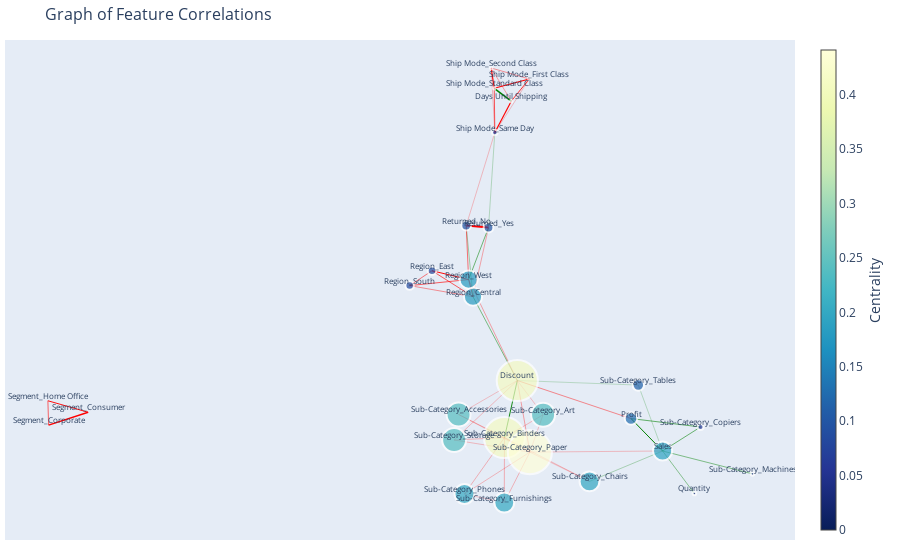

This figure's notebook cell:
### Code cell
ea.GraphFromAdjacencyMatrix(
        df_adjacency=filtered_df["corr_filtered"].fillna(0),centrality='eigenvector').plot_plotly()

### Figure 1 — Plotly figure (JSON) as saved in the notebook; plotly's stock layout.template omitted (floating-point values rounded to 4 significant figures)
{"data": [{"line": {"color": "green", "width": 0.4203}, "mode": "lines", "type": "scatter", "x": [0.4037, 0.4763, null], "y": [-0.3765, -0.5252, null]}, {"line": {"color": "green", "width": 0.9876}, "mode": "lines", "type": "scatter", "x": [0.4037, 0.3316, null], "y": [-0.3765, -0.263, null]}, {"line": {"color": "green", "width": 0.2787}, "mode": "lines", "type": "scatter", "x": [0.4037, 0.2368, null], "y": [-0.3765, -0.483, null]}, {"line": {"color": "green", "width": 0.5564}, "mode": "lines", "type": "scatter", "x": [0.4037, 0.4903, null], "y": [-0.3765, -0.2925, null]}, {"line": {"color": "green", "width": 0.462}, "mode": "lines", "type": "scatter", "x": [0.4037, 0.609, null], "y": [-0.3765, -0.4566, null]}, {"line": {"color": "red", "width": 0.2273}, "mode": "lines", "type": "scatter", "x": [0.4037, 0.1006, null], "y": [-0.3765, -0.3804, null]}, {"line": {"color": "green", "width": 0.2287}, "mode": "lines", "type": "scatter", "x": [0.4037, 0.3483, null], "y": [-0.3765, -0.1458, null]}, {"line": {"color": "red", "width": 0.4387}, "mode": "lines", "type": "scatter", "x": [0.07188, 0.3316, null], "y": [-0.1297, -0.263, null]}, {"line": {"color": "green", "width": 0.4836}, "mode": "lines", "type": "scatter", "x": [0.07188, -0.0292, null], "y": [-0.1297, 0.1635, null]}, {"line": {"color": "red", "width": 0.3362}, "mode": "lines", "type": "scatter", "x": [0.07188, -0.03921, null], "y": [-0.1297, 0.2236, null]}, {"line": {"color": "red", "width": 0.2171}, "mode": "lines", "type": "scatter", "x": [0.07188, -0.06219, null], "y": [-0.1297, -0.2486, null]}, {"line": {"color": "red", "width": 0.2222}, "mode": "lines", "type": "scatter", "x": [0.07188, 0.1308, null], "y": [-0.1297, -0.2496, null]}, {"line": {"color": "green", "width": 0.9114}, "mode": "lines", "type": "scatter", "x": [0.07188, 0.04263, null], "y": [-0.1297, -0.3296, null]}, {"line": {"color": "red", "width": 0.3412}, "mode": "lines", "type": "scatter", "x": [0.07188, 0.1006, null], "y": [-0.1297, -0.3804, null]}, {"line": {"color": "red", "width": 0.2415}, "mode": "lines", "type": "scatter", "x": [0.07188, -0.07233, null], "y": [-0.1297, -0.3381, null]}, {"line": {"color": "green", "width": 0.2057}, "mode": "lines", "type": "scatter", "x": [0.07188, 0.3483, null], "y": [-0.1297, -0.1458, null]}, {"line": {"color": "green", "width": 0.5842}, "mode": "lines", "type": "scatter", "x": [0.3316, 0.4903, null], "y": [-0.263, -0.2925, null]}, {"line": {"color": "red", "width": 0.8162}, "mode": "lines", "type": "scatter", "x": [0.05806, 0.09924, null], "y": [0.848, 0.9256, null]}, {"line": {"color": "red", "width": 1.159}, "mode": "lines", "type": "scatter", "x": [0.05806, 0.02059, null], "y": [0.848, 0.738, null]}, {"line": {"color": "red", "width": 0.3426}, "mode": "lines", "type": "scatter", "x": [0.05806, 0.01234, null], "y": [0.848, 0.964, null]}, {"line": {"color": "green", "width": 1.471}, "mode": "lines", "type": "scatter", "x": [0.05806, 0.01928, null], "y": [0.848, 0.8928, null]}, {"line": {"color": "red", "width": 0.2353}, "mode": "lines", "type": "scatter", "x": [0.09924, 0.02059, null], "y": [0.9256, 0.738, null]}, {"line": {"color": "red", "width": 0.4082}, "mode": "lines", "type": "scatter", "x": [0.09924, 0.01234, null], "y": [0.9256, 0.964, null]}, {"line": {"color": "red", "width": 1.041}, "mode": "lines", "type": "scatter", "x": [0.09924, 0.01928, null], "y": [0.9256, 0.8928, null]}, {"line": {"color": "red", "width": 0.2566}, "mode": "lines", "type": "scatter", "x": [0.02059, 0.01234, null], "y": [0.738, 0.964, null]}, {"line": {"color": "red", "width": 0.6544}, "mode": "lines", "type": "scatter", "x": [0.02059, 0.01928, null], "y": [0.738, 0.8928, null]}, {"line": {"color": "red", "width": 0.2351}, "mode": "lines", "type": "scatter", "x": [0.02059, -0.04483, null], "y": [0.738, 0.4124, null]}, {"line": {"color": "green", "width": 0.2351}, "mode": "lines", "type": "scatter", "x": [0.02059, 0.006179, null], "y": [0.738, 0.4053, null]}, {"line": {"color": "red", "width": 1.135}, "mode": "lines", "type": "scatter", "x": [0.01234, 0.01928, null], "y": [0.964, 0.8928, null]}, {"line": {"color": "red", "width": 1.405}, "mode": "lines", "type": "scatter", "x": [-0.908, -0.9983, null], "y": [-0.2409, -0.286, null]}, {"line": {"color": "red", "width": 0.9478}, "mode": "lines", "type": "scatter", "x": [-0.908, -1, null], "y": [-0.2409, -0.2006, null]}, {"line": {"color": "red", "width": 0.5874}, "mode": "lines", "type": "scatter", "x": [-0.9983, -1, null], "y": [-0.286, -0.2006, null]}, {"line": {"color": "red", "width": 0.6318}, "mode": "lines", "type": "scatter", "x": [-0.0292, -0.1229, null], "y": [0.1635, 0.2544, null]}, {"line": {"color": "red", "width": 0.4123}, "mode": "lines", "type": "scatter", "x": [-0.0292, -0.1739, null], "y": [0.1635, 0.2023, null]}, {"line": {"color": "red", "width": 0.767}, "mode": "lines", "type": "scatter", "x": [-0.0292, -0.03921, null], "y": [0.1635, 0.2236, null]}, {"line": {"color": "green", "width": 0.3272}, "mode": "lines", "type": "scatter", "x": [-0.0292, -0.04483, null], "y": [0.1635, 0.4124, null]}, {"line": {"color": "red", "width": 0.3272}, "mode": "lines", "type": "scatter", "x": [-0.0292, 0.006179, null], "y": [0.1635, 0.4053, null]}, {"line": {"color": "red", "width": 0.5197}, "mode": "lines", "type": "scatter", "x": [-0.1229, -0.1739, null], "y": [0.2544, 0.2023, null]}, {"line": {"color": "red", "width": 0.9668}, "mode": "lines", "type": "scatter", "x": [-0.1229, -0.03921, null], "y": [0.2544, 0.2236, null]}, {"line": {"color": "red", "width": 0.631}, "mode": "lines", "type": "scatter", "x": [-0.1739, -0.03921, null], "y": [0.2023, 0.2236, null]}, {"line": {"color": "red", "width": 0.5351}, "mode": "lines", "type": "scatter", "x": [-0.03921, -0.04483, null], "y": [0.2236, 0.4124, null]}, {"line": {"color": "green", "width": 0.5351}, "mode": "lines", "type": "scatter", "x": [-0.03921, 0.006179, null], "y": [0.2236, 0.4053, null]}, {"line": {"color": "red", "width": 0.247}, "mode": "lines", "type": "scatter", "x": [-0.06219, 0.04263, null], "y": [-0.2486, -0.3296, null]}, {"line": {"color": "red", "width": 0.2308}, "mode": "lines", "type": "scatter", "x": [-0.06219, 0.1006, null], "y": [-0.2486, -0.3804, null]}, {"line": {"color": "red", "width": 0.245}, "mode": "lines", "type": "scatter", "x": [0.1308, 0.04263, null], "y": [-0.2496, -0.3296, null]}, {"line": {"color": "red", "width": 0.2289}, "mode": "lines", "type": "scatter", "x": [0.1308, 0.1006, null], "y": [-0.2496, -0.3804, null]}, {"line": {"color": "red", "width": 0.2261}, "mode": "lines", "type": "scatter", "x": [0.04263, 0.2368, null], "y": [-0.3296, -0.483, null]}, {"line": {"color": "red", "width": 0.2786}, "mode": "lines", "type": "scatter", "x": [0.04263, 0.04216, null], "y": [-0.3296, -0.557, null]}, {"line": {"color": "red", "width": 0.3442}, "mode": "lines", "type": "scatter", "x": [0.04263, 0.1006, null], "y": [-0.3296, -0.3804, null]}, {"line": {"color": "red", "width": 0.2698}, "mode": "lines", "type": "scatter", "x": [0.04263, -0.04877, null], "y": [-0.3296, -0.5271, null]}, {"line": {"color": "red", "width": 0.2562}, "mode": "lines", "type": "scatter", "x": [0.04263, -0.07233, null], "y": [-0.3296, -0.3381, null]}, {"line": {"color": "red", "width": 0.2113}, "mode": "lines", "type": "scatter", "x": [0.2368, 0.1006, null], "y": [-0.483, -0.3804, null]}, {"line": {"color": "red", "width": 0.2603}, "mode": "lines", "type": "scatter", "x": [0.04216, 0.1006, null], "y": [-0.557, -0.3804, null]}, {"line": {"color": "red", "width": 0.2041}, "mode": "lines", "type": "scatter", "x": [0.04216, -0.04877, null], "y": [-0.557, -0.5271, null]}, {"line": {"color": "red", "width": 0.2521}, "mode": "lines", "type": "scatter", "x": [0.1006, -0.04877, null], "y": [-0.3804, -0.5271, null]}, {"line": {"color": "red", "width": 0.2393}, "mode": "lines", "type": "scatter", "x": [0.1006, -0.07233, null], "y": [-0.3804, -0.3381, null]}, {"line": {"color": "red", "width": 2}, "mode": "lines", "type": "scatter", "x": [-0.04483, 0.006179, null], "y": [0.4124, 0.4053, null]}, {"hoverinfo": "text", "hoverlabel": {"bgcolor": "green"}, "marker": {"opacity": 0}, "mode": "markers", "text": "Correlation between: Quantity and Sales<br>Correlation Coefficient: 0.21015579188371805", "type": "scatter", "x": [0.44], "y": [-0.4508]}, {"hoverinfo": "text", "hoverlabel": {"bgcolor": "green"}, "marker": {"opacity": 0}, "mode": "markers", "text": "Correlation between: Profit and Sales<br>Correlation Coefficient: 0.493813856494015", "type": "scatter", "x": [0.3676], "y": [-0.3197]}, {"hoverinfo": "text", "hoverlabel": {"bgcolor": "green"}, "marker": {"opacity": 0}, "mode": "markers", "text": "Correlation between: Sub-Category_Chairs and Sales<br>Correlation Coefficient: 0.13935798388079854", "type": "scatter", "x": [0.3202], "y": [-0.4297]}, {"hoverinfo": "text", "hoverlabel": {"bgcolor": "green"}, "marker": {"opacity": 0}, "mode": "markers", "text": "Correlation between: Sub-Category_Copiers and Sales<br>Correlation Coefficient: 0.27821147994891704", "type": "scatter", "x": [0.447], "y": [-0.3345]}, {"hoverinfo": "text", "hoverlabel": {"bgcolor": "green"}, "marker": {"opacity": 0}, "mode": "markers", "text": "Correlation between: Sub-Category_Machines and Sales<br>Correlation Coefficient: 0.23097764860329867", "type": "scatter", "x": [0.5063], "y": [-0.4165]}, {"hoverinfo": "text", "hoverlabel": {"bgcolor": "red"}, "marker": {"opacity": 0}, "mode": "markers", "text": "Correlation between: Sub-Category_Paper and Sales<br>Correlation Coefficient: -0.11365341437554285", "type": "scatter", "x": [0.2521], "y": [-0.3784]}, {"hoverinfo": "text", "hoverlabel": {"bgcolor": "green"}, "marker": {"opacity": 0}, "mode": "markers", "text": "Correlation between: Sub-Category_Tables and Sales<br>Correlation Coefficient: 0.1143640136829423", "type": "scatter", "x": [0.376], "y": [-0.2612]}, {"hoverinfo": "text", "hoverlabel": {"bgcolor": "red"}, "marker": {"opacity": 0}, "mode": "markers", "text": "Correlation between: Profit and Discount<br>Correlation Coefficient: -0.21933567856415018", "type": "scatter", "x": [0.2017], "y": [-0.1963]}, {"hoverinfo": "text", "hoverlabel": {"bgcolor": "green"}, "marker": {"opacity": 0}, "mode": "markers", "text": "Correlation between: Region_Central and Discount<br>Correlation Coefficient: 0.24182175319888405", "type": "scatter", "x": [0.02134], "y": [0.01691]}, {"hoverinfo": "text", "hoverlabel": {"bgcolor": "red"}, "marker": {"opacity": 0}, "mode": "markers", "text": "Correlation between: Region_West and Discount<br>Correlation Coefficient: -0.16808062235934454", "type": "scatter", "x": [0.01634], "y": [0.04695]}, {"hoverinfo": "text", "hoverlabel": {"bgcolor": "red"}, "marker": {"opacity": 0}, "mode": "markers", "text": "Correlation between: Sub-Category_Accessories and Discount<br>Correlation Coefficient: -0.10856954959656695", "type": "scatter", "x": [0.004843], "y": [-0.1892]}, {"hoverinfo": "text", "hoverlabel": {"bgcolor": "red"}, "marker": {"opacity": 0}, "mode": "markers", "text": "Correlation between: Sub-Category_Art and Discount<br>Correlation Coefficient: -0.11111804722667439", "type": "scatter", "x": [0.1013], "y": [-0.1896]}, {"hoverinfo": "text", "hoverlabel": {"bgcolor": "green"}, "marker": {"opacity": 0}, "mode": "markers", "text": "Correlation between: Sub-Category_Binders and Discount<br>Correlation Coefficient: 0.45568671351556034", "type": "scatter", "x": [0.05725], "y": [-0.2296]}, {"hoverinfo": "text", "hoverlabel": {"bgcolor": "red"}, "marker": {"opacity": 0}, "mode": "markers", "text": "Correlation between: Sub-Category_Paper and Discount<br>Correlation Coefficient: -0.1706241527096312", "type": "scatter", "x": [0.08623], "y": [-0.255]}, {"hoverinfo": "text", "hoverlabel": {"bgcolor": "red"}, "marker": {"opacity": 0}, "mode": "markers", "text": "Correlation between: Sub-Category_Storage and Discount<br>Correlation Coefficient: -0.12073766795431493", "type": "scatter", "x": [-0.0002281], "y": [-0.2339]}, {"hoverinfo": "text", "hoverlabel": {"bgcolor": "green"}, "marker": {"opacity": 0}, "mode": "markers", "text": "Correlation between: Sub-Category_Tables and Discount<br>Correlation Coefficient: 0.10283168702240666", "type": "scatter", "x": [0.2101], "y": [-0.1378]}, {"hoverinfo": "text", "hoverlabel": {"bgcolor": "green"}, "marker": {"opacity": 0}, "mode": "markers", "text": "Correlation between: Sub-Category_Copiers and Profit<br>Correlation Coefficient: 0.2921240294907555", "type": "scatter", "x": [0.4109], "y": [-0.2777]}, {"hoverinfo": "text", "hoverlabel": {"bgcolor": "red"}, "marker": {"opacity": 0}, "mode": "markers", "text": "Correlation between: Ship Mode_First Class and Days Until Shipping<br>Correlation Coefficient: -0.4081141744486515", "type": "scatter", "x": [0.07865], "y": [0.8868]}, {"hoverinfo": "text", "hoverlabel": {"bgcolor": "red"}, "marker": {"opacity": 0}, "mode": "markers", "text": "Correlation between: Ship Mode_Same Day and Days Until Shipping<br>Correlation Coefficient: -0.5793802110770249", "type": "scatter", "x": [0.03933], "y": [0.793]}, {"hoverinfo": "text", "hoverlabel": {"bgcolor": "red"}, "marker": {"opacity": 0}, "mode": "markers", "text": "Correlation between: Ship Mode_Second Class and Days Until Shipping<br>Correlation Coefficient: -0.1713235957166159", "type": "scatter", "x": [0.0352], "y": [0.906]}, {"hoverinfo": "text", "hoverlabel": {"bgcolor": "green"}, "marker": {"opacity": 0}, "mode": "markers", "text": "Correlation between: Ship Mode_Standard Class and Days Until Shipping<br>Correlation Coefficient: 0.7355028971404195", "type": "scatter", "x": [0.03867], "y": [0.8704]}, {"hoverinfo": "text", "hoverlabel": {"bgcolor": "red"}, "marker": {"opacity": 0}, "mode": "markers", "text": "Correlation between: Ship Mode_Same Day and Ship Mode_First Class<br>Correlation Coefficient: -0.11766095825080661", "type": "scatter", "x": [0.05991], "y": [0.8318]}, {"hoverinfo": "text", "hoverlabel": {"bgcolor": "red"}, "marker": {"opacity": 0}, "mode": "markers", "text": "Correlation between: Ship Mode_Second Class and Ship Mode_First Class<br>Correlation Coefficient: -0.20409738477515105", "type": "scatter", "x": [0.05579], "y": [0.9448]}, {"hoverinfo": "text", "hoverlabel": {"bgcolor": "red"}, "marker": {"opacity": 0}, "mode": "markers", "text": "Correlation between: Ship Mode_Standard Class and Ship Mode_First Class<br>Correlation Coefficient: -0.5205821431260013", "type": "scatter", "x": [0.05926], "y": [0.9092]}, {"hoverinfo": "text", "hoverlabel": {"bgcolor": "red"}, "marker": {"opacity": 0}, "mode": "markers", "text": "Correlation between: Ship Mode_Second Class and Ship Mode_Same Day<br>Correlation Coefficient: -0.12827735870795537", "type": "scatter", "x": [0.01647], "y": [0.851]}, {"hoverinfo": "text", "hoverlabel": {"bgcolor": "red"}, "marker": {"opacity": 0}, "mode": "markers", "text": "Correlation between: Ship Mode_Standard Class and Ship Mode_Same Day<br>Correlation Coefficient: -0.32719136692662043", "type": "scatter", "x": [0.01993], "y": [0.8154]}, {"hoverinfo": "text", "hoverlabel": {"bgcolor": "red"}, "marker": {"opacity": 0}, "mode": "markers", "text": "Correlation between: Returned_No and Ship Mode_Same Day<br>Correlation Coefficient: -0.11755205692729095", "type": "scatter", "x": [-0.01212], "y": [0.5752]}, {"hoverinfo": "text", "hoverlabel": {"bgcolor": "green"}, "marker": {"opacity": 0}, "mode": "markers", "text": "Correlation between: Returned_Yes and Ship Mode_Same Day<br>Correlation Coefficient: 0.11755205692729111", "type": "scatter", "x": [0.01338], "y": [0.5717]}, {"hoverinfo": "text", "hoverlabel": {"bgcolor": "red"}, "marker": {"opacity": 0}, "mode": "markers", "text": "Correlation between: Ship Mode_Standard Class and Ship Mode_Second Class<br>Correlation Coefficient: -0.5675536159444174", "type": "scatter", "x": [0.01581], "y": [0.9284]}, {"hoverinfo": "text", "hoverlabel": {"bgcolor": "red"}, "marker": {"opacity": 0}, "mode": "markers", "text": "Correlation between: Segment_Corporate and Segment_Consumer<br>Correlation Coefficient: -0.7025288140994909", "type": "scatter", "x": [-0.9532], "y": [-0.2635]}, {"hoverinfo": "text", "hoverlabel": {"bgcolor": "red"}, "marker": {"opacity": 0}, "mode": "markers", "text": "Correlation between: Segment_Home Office and Segment_Consumer<br>Correlation Coefficient: -0.47392235949938116", "type": "scatter", "x": [-0.954], "y": [-0.2208]}, {"hoverinfo": "text", "hoverlabel": {"bgcolor": "red"}, "marker": {"opacity": 0}, "mode": "markers", "text": "Correlation between: Segment_Home Office and Segment_Corporate<br>Correlation Coefficient: -0.2937157985897767", "type": "scatter", "x": [-0.9992], "y": [-0.2433]}, {"hoverinfo": "text", "hoverlabel": {"bgcolor": "red"}, "marker": {"opacity": 0}, "mode": "markers", "text": "Correlation between: Region_East and Region_Central<br>Correlation Coefficient: -0.3158993144203797", "type": "scatter", "x": [-0.07605], "y": [0.209]}, {"hoverinfo": "text", "hoverlabel": {"bgcolor": "red"}, "marker": {"opacity": 0}, "mode": "markers", "text": "Correlation between: Region_South and Region_Central<br>Correlation Coefficient: -0.20616841593889246", "type": "scatter", "x": [-0.1015], "y": [0.1829]}, {"hoverinfo": "text", "hoverlabel": {"bgcolor": "red"}, "marker": {"opacity": 0}, "mode": "markers", "text": "Correlation between: Region_West and Region_Central<br>Correlation Coefficient: -0.38349589610174234", "type": "scatter", "x": [-0.0342], "y": [0.1936]}, {"hoverinfo": "text", "hoverlabel": {"bgcolor": "green"}, "marker": {"opacity": 0}, "mode": "markers", "text": "Correlation between: Returned_No and Region_Central<br>Correlation Coefficient: 0.16358342582279226", "type": "scatter", "x": [-0.03701], "y": [0.288]}, {"hoverinfo": "text", "hoverlabel": {"bgcolor": "red"}, "marker": {"opacity": 0}, "mode": "markers", "text": "Correlation between: Returned_Yes and Region_Central<br>Correlation Coefficient: -0.16358342582279242", "type": "scatter", "x": [-0.01151], "y": [0.2844]}, {"hoverinfo": "text", "hoverlabel": {"bgcolor": "red"}, "marker": {"opacity": 0}, "mode": "markers", "text": "Correlation between: Region_South and Region_East<br>Correlation Coefficient: -0.2598700286580012", "type": "scatter", "x": [-0.1484], "y": [0.2284]}, {"hoverinfo": "text", "hoverlabel": {"bgcolor": "red"}, "marker": {"opacity": 0}, "mode": "markers", "text": "Correlation between: Region_West and Region_East<br>Correlation Coefficient: -0.48338679354127545", "type": "scatter", "x": [-0.08105], "y": [0.239]}, {"hoverinfo": "text", "hoverlabel": {"bgcolor": "red"}, "marker": {"opacity": 0}, "mode": "markers", "text": "Correlation between: Region_West and Region_South<br>Correlation Coefficient: -0.3154773845997187", "type": "scatter", "x": [-0.1065], "y": [0.213]}, {"hoverinfo": "text", "hoverlabel": {"bgcolor": "red"}, "marker": {"opacity": 0}, "mode": "markers", "text": "Correlation between: Returned_No and Region_West<br>Correlation Coefficient: -0.2675365581660129", "type": "scatter", "x": [-0.04202], "y": [0.318]}, {"hoverinfo": "text", "hoverlabel": {"bgcolor": "green"}, "marker": {"opacity": 0}, "mode": "markers", "text": "Correlation between: Returned_Yes and Region_West<br>Correlation Coefficient: 0.26753655816601335", "type": "scatter", "x": [-0.01651], "y": [0.3145]}, {"hoverinfo": "text", "hoverlabel": {"bgcolor": "red"}, "marker": {"opacity": 0}, "mode": "markers", "text": "Correlation between: Sub-Category_Binders and Sub-Category_Accessories<br>Correlation Coefficient: -0.12349523038334223", "type": "scatter", "x": [-0.009781], "y": [-0.2891]}, {"hoverinfo": "text", "hoverlabel": {"bgcolor": "red"}, "marker": {"opacity": 0}, "mode": "markers", "text": "Correlation between: Sub-Category_Paper and Sub-Category_Accessories<br>Correlation Coefficient: -0.11537813377592346", "type": "scatter", "x": [0.01919], "y": [-0.3145]}, {"hoverinfo": "text", "hoverlabel": {"bgcolor": "red"}, "marker": {"opacity": 0}, "mode": "markers", "text": "Correlation between: Sub-Category_Binders and Sub-Category_Art<br>Correlation Coefficient: -0.12252257214019888", "type": "scatter", "x": [0.08671], "y": [-0.2896]}, {"hoverinfo": "text", "hoverlabel": {"bgcolor": "red"}, "marker": {"opacity": 0}, "mode": "markers", "text": "Correlation between: Sub-Category_Paper and Sub-Category_Art<br>Correlation Coefficient: -0.11446940643036303", "type": "scatter", "x": [0.1157], "y": [-0.315]}, {"hoverinfo": "text", "hoverlabel": {"bgcolor": "red"}, "marker": {"opacity": 0}, "mode": "markers", "text": "Correlation between: Sub-Category_Chairs and Sub-Category_Binders<br>Correlation Coefficient: -0.113064225625961", "type": "scatter", "x": [0.1397], "y": [-0.4063]}, {"hoverinfo": "text", "hoverlabel": {"bgcolor": "red"}, "marker": {"opacity": 0}, "mode": "markers", "text": "Correlation between: Sub-Category_Furnishings and Sub-Category_Binders<br>Correlation Coefficient: -0.1393155135030875", "type": "scatter", "x": [0.04239], "y": [-0.4433]}, {"hoverinfo": "text", "hoverlabel": {"bgcolor": "red"}, "marker": {"opacity": 0}, "mode": "markers", "text": "Correlation between: Sub-Category_Paper and Sub-Category_Binders<br>Correlation Coefficient: -0.1720911985121264", "type": "scatter", "x": [0.0716], "y": [-0.355]}, {"hoverinfo": "text", "hoverlabel": {"bgcolor": "red"}, "marker": {"opacity": 0}, "mode": "markers", "text": "Correlation between: Sub-Category_Phones and Sub-Category_Binders<br>Correlation Coefficient: -0.13491961645166775", "type": "scatter", "x": [-0.003069], "y": [-0.4283]}, {"hoverinfo": "text", "hoverlabel": {"bgcolor": "red"}, "marker": {"opacity": 0}, "mode": "markers", "text": "Correlation between: Sub-Category_Storage and Sub-Category_Binders<br>Correlation Coefficient: -0.12807910150883076", "type": "scatter", "x": [-0.01485], "y": [-0.3339]}, {"hoverinfo": "text", "hoverlabel": {"bgcolor": "red"}, "marker": {"opacity": 0}, "mode": "markers", "text": "Correlation between: Sub-Category_Paper and Sub-Category_Chairs<br>Correlation Coefficient: -0.10563273827701555", "type": "scatter", "x": [0.1687], "y": [-0.4317]}, {"hoverinfo": "text", "hoverlabel": {"bgcolor": "red"}, "marker": {"opacity": 0}, "mode": "markers", "text": "Correlation between: Sub-Category_Paper and Sub-Category_Furnishings<br>Correlation Coefficient: -0.1301585810571423", "type": "scatter", "x": [0.07136], "y": [-0.4687]}, {"hoverinfo": "text", "hoverlabel": {"bgcolor": "red"}, "marker": {"opacity": 0}, "mode": "markers", "text": "Correlation between: Sub-Category_Phones and Sub-Category_Furnishings<br>Correlation Coefficient: -0.10204441590245274", "type": "scatter", "x": [-0.003306], "y": [-0.542]}, {"hoverinfo": "text", "hoverlabel": {"bgcolor": "red"}, "marker": {"opacity": 0}, "mode": "markers", "text": "Correlation between: Sub-Category_Phones and Sub-Category_Paper<br>Correlation Coefficient: -0.1260516176020391", "type": "scatter", "x": [0.0259], "y": [-0.4537]}, {"hoverinfo": "text", "hoverlabel": {"bgcolor": "red"}, "marker": {"opacity": 0}, "mode": "markers", "text": "Correlation between: Sub-Category_Storage and Sub-Category_Paper<br>Correlation Coefficient: -0.11966071614195144", "type": "scatter", "x": [0.01412], "y": [-0.3592]}, {"hoverinfo": "text", "hoverlabel": {"bgcolor": "red"}, "marker": {"opacity": 0}, "mode": "markers", "text": "Correlation between: Returned_Yes and Returned_No<br>Correlation Coefficient: -1.0", "type": "scatter", "x": [-0.01933], "y": [0.4089]}, {"hoverinfo": "text", "marker": {"color": [0.1917, 0.03631, 0.4118, 0.1257, 0.02445, 0.02445, 0.05568, 0.02445, 0.02445, 2.98e-20, 2.98e-20, 2.98e-20, 0.1818, 0.08501, 0.08501, 0.1818, 0.2394, 0.2394, 0.4105, 0.1977, 0.06013, 0.1991, 0.03631, 0.4411, 0.1991, 0.2394, 0.1143, 0.09803, 0.09803], "colorbar": {"thickness": 15, "title": {"side": "right", "text": "Centrality"}, "xanchor": "left"}, "colorscale": [[0, "rgb(255,255,217)"], [0.125, "rgb(237,248,177)"], [0.25, "rgb(199,233,180)"], [0.375, "rgb(127,205,187)"], [0.5, "rgb(65,182,196)"], [0.625, "rgb(29,145,192)"], [0.75, "rgb(34,94,168)"], [0.875, "rgb(37,52,148)"], [1, "rgb(8,29,88)"]], "line": {"width": 2}, "reversescale": true, "showscale": true, "size": [19.17, 3.631, 41.18, 12.57, 2.445, 2.445, 5.568, 2.445, 2.445, 2.98e-18, 2.98e-18, 2.98e-18, 18.18, 8.501, 8.501, 18.18, 23.94, 23.94, 41.05, 19.77, 6.013, 19.91, 3.631, 44.11, 19.91, 23.94, 11.43, 9.803, 9.803]}, "mode": "markers", "text": ["Node Name: Sales<br># of connections: 7<br>Centrality: 0.19", "Node Name: Quantity<br># of connections: 1<br>Centrality: 0.04", "Node Name: Discount<br># of connections: 9<br>Centrality: 0.41", "Node Name: Profit<br># of connections: 3<br>Centrality: 0.13", "Node Name: Days Until Shipping<br># of connections: 4<br>Centrality: 0.02", "Node Name: Ship Mode_First Class<br># of connections: 4<br>Centrality: 0.02", "Node Name: Ship Mode_Same Day<br># of connections: 6<br>Centrality: 0.06", "Node Name: Ship Mode_Second Class<br># of connections: 4<br>Centrality: 0.02", "Node Name: Ship Mode_Standard Class<br># of connections: 4<br>Centrality: 0.02", "Node Name: Segment_Consumer<br># of connections: 2<br>Centrality: 0.00", "Node Name: Segment_Corporate<br># of connections: 2<br>Centrality: 0.00", "Node Name: Segment_Home Office<br># of connections: 2<br>Centrality: 0.00", "Node Name: Region_Central<br># of connections: 6<br>Centrality: 0.18", "Node Name: Region_East<br># of connections: 3<br>Centrality: 0.09", "Node Name: Region_South<br># of connections: 3<br>Centrality: 0.09", "Node Name: Region_West<br># of connections: 6<br>Centrality: 0.18", "Node Name: Sub-Category_Accessories<br># of connections: 3<br>Centrality: 0.24", "Node Name: Sub-Category_Art<br># of connections: 3<br>Centrality: 0.24", "Node Name: Sub-Category_Binders<br># of connections: 8<br>Centrality: 0.41", "Node Name: Sub-Category_Chairs<br># of connections: 3<br>Centrality: 0.20", "Node Name: Sub-Category_Copiers<br># of connections: 2<br>Centrality: 0.06", "Node Name: Sub-Category_Furnishings<br># of connections: 3<br>Centrality: 0.20", "Node Name: Sub-Category_Machines<br># of connections: 1<br>Centrality: 0.04", "Node Name: Sub-Category_Paper<br># of connections: 9<br>Centrality: 0.44", "Node Name: Sub-Category_Phones<br># of connections: 3<br>Centrality: 0.20", "Node Name: Sub-Category_Storage<br># of connections: 3<br>Centrality: 0.24", "Node Name: Sub-Category_Tables<br># of connections: 2<br>Centrality: 0.11", "Node Name: Returned_No<br># of connections: 4<br>Centrality: 0.10", "Node Name: Returned_Yes<br># of connections: 4<br>Centrality: 0.10"], "type": "scatter", "x": [0.4037, 0.4763, 0.07188, 0.3316, 0.05806, 0.09924, 0.02059, 0.01234, 0.01928, -0.908, -0.9983, -1, -0.0292, -0.1229, -0.1739, -0.03921, -0.06219, 0.1308, 0.04263, 0.2368, 0.4903, 0.04216, 0.609, 0.1006, -0.04877, -0.07233, 0.3483, -0.04483, 0.006179], "y": [-0.3765, -0.5252, -0.1297, -0.263, 0.848, 0.9256, 0.738, 0.964, 0.8928, -0.2409, -0.286, -0.2006, 0.1635, 0.2544, 0.2023, 0.2236, -0.2486, -0.2496, -0.3296, -0.483, -0.2925, -0.557, -0.4566, -0.3804, -0.5271, -0.3381, -0.1458, 0.4124, 0.4053]}, {"marker": {"opacity": 0}, "mode": "text", "text": ["Sales", "Quantity", "Discount", "Profit", "Days Until Shipping", "Ship Mode_First Class", "Ship Mode_Same Day", "Ship Mode_Second Class", "Ship Mode_Standard Class", "Segment_Consumer", "Segment_Corporate", "Segment_Home Office", "Region_Central", "Region_East", "Region_South", "Region_West", "Sub-Category_Accessories", "Sub-Category_Art", "Sub-Category_Binders", "Sub-Category_Chairs", "Sub-Category_Copiers", "Sub-Category_Furnishings", "Sub-Category_Machines", "Sub-Category_Paper", "Sub-Category_Phones", "Sub-Category_Storage", "Sub-Category_Tables", "Returned_No", "Returned_Yes"], "textfont": {"size": [8, 8, 8, 8, 8, 8, 8, 8, 8, 8, 8, 8, 8, 8, 8, 8, 8, 8, 8, 8, 8, 8, 8, 8, 8, 8, 8, 8, 8]}, "textposition": "top center", "type": "scatter", "x": [0.4037, 0.4763, 0.07188, 0.3316, 0.05806, 0.09924, 0.02059, 0.01234, 0.01928, -0.908, -0.9983, -1, -0.0292, -0.1229, -0.1739, -0.03921, -0.06219, 0.1308, 0.04263, 0.2368, 0.4903, 0.04216, 0.609, 0.1006, -0.04877, -0.07233, 0.3483, -0.04483, 0.006179], "y": [-0.3765, -0.5252, -0.1297, -0.263, 0.848, 0.9256, 0.738, 0.964, 0.8928, -0.2409, -0.286, -0.2006, 0.1635, 0.2544, 0.2023, 0.2236, -0.2486, -0.2496, -0.3296, -0.483, -0.2925, -0.557, -0.4566, -0.3804, -0.5271, -0.3381, -0.1458, 0.4124, 0.4053]}], "layout": {"annotations": [{"showarrow": false, "text": "", "x": 0.005, "xref": "paper", "y": -0.002, "yref": "paper"}], "hovermode": "closest", "margin": {"b": 20, "l": 5, "r": 5, "t": 40}, "showlegend": false, "title": {"font": {"size": 16}, "text": "Graph of Feature Correlations"}, "xaxis": {"showgrid": false, "showticklabels": false, "zeroline": false}, "yaxis": {"showgrid": false, "showticklabels": false, "zeroline": false}}}
